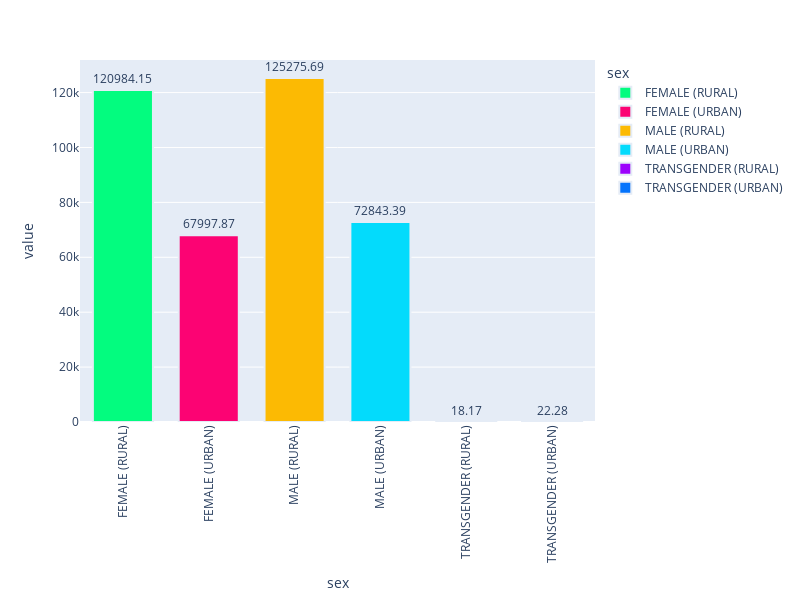

The notebook cell this image was saved under:
### Code cell
import plotly.express as px

# Calculate the mean values for 'value' by 'sex'
mean_values = melted_df.groupby('sex')['value'].mean().reset_index()

# Create a bar plot using Plotly Express
fig = px.bar(mean_values, x="sex", y="value", color ='sex', color_discrete_sequence=['#03fc7f', '#fc0373', '#fcba03', '#03dbfc', '#9d03fc', '#0373fc'])

# Customize the bar width if needed
fig.update_traces(marker=dict(line=dict(width=2)))
# bar width size
fig.update_traces(width=0.7)
# graph width and height
fig.update_layout(width=800, height=600)
# x axis ticks in the 90 degree angle
fig.update_layout(xaxis_tickangle=-90)
# Update the text values to display only 2 decimal places
fig.update_traces(texttemplate='%{y:.2f}', textposition='outside')
# Show the plot
fig.show()

### Figure 1 — Plotly figure (JSON) as saved in the notebook; plotly's stock layout.template omitted (floating-point values rounded to 4 significant figures)
{"data": [{"alignmentgroup": "True", "hovertemplate": "sex=%{x}<br>value=%{y}<extra></extra>", "legendgroup": "FEMALE (RURAL)", "marker": {"color": "#03fc7f", "line": {"width": 2}, "pattern": {"shape": ""}}, "name": "FEMALE (RURAL)", "offsetgroup": "FEMALE (RURAL)", "orientation": "v", "showlegend": true, "textposition": "outside", "texttemplate": "%{y:.2f}", "type": "bar", "width": 0.7, "x": ["FEMALE (RURAL)"], "xaxis": "x", "y": [121000.0], "yaxis": "y"}, {"alignmentgroup": "True", "hovertemplate": "sex=%{x}<br>value=%{y}<extra></extra>", "legendgroup": "FEMALE (URBAN)", "marker": {"color": "#fc0373", "line": {"width": 2}, "pattern": {"shape": ""}}, "name": "FEMALE (URBAN)", "offsetgroup": "FEMALE (URBAN)", "orientation": "v", "showlegend": true, "textposition": "outside", "texttemplate": "%{y:.2f}", "type": "bar", "width": 0.7, "x": ["FEMALE (URBAN)"], "xaxis": "x", "y": [68000.0], "yaxis": "y"}, {"alignmentgroup": "True", "hovertemplate": "sex=%{x}<br>value=%{y}<extra></extra>", "legendgroup": "MALE (RURAL)", "marker": {"color": "#fcba03", "line": {"width": 2}, "pattern": {"shape": ""}}, "name": "MALE (RURAL)", "offsetgroup": "MALE (RURAL)", "orientation": "v", "showlegend": true, "textposition": "outside", "texttemplate": "%{y:.2f}", "type": "bar", "width": 0.7, "x": ["MALE (RURAL)"], "xaxis": "x", "y": [125300.0], "yaxis": "y"}, {"alignmentgroup": "True", "hovertemplate": "sex=%{x}<br>value=%{y}<extra></extra>", "legendgroup": "MALE (URBAN)", "marker": {"color": "#03dbfc", "line": {"width": 2}, "pattern": {"shape": ""}}, "name": "MALE (URBAN)", "offsetgroup": "MALE (URBAN)", "orientation": "v", "showlegend": true, "textposition": "outside", "texttemplate": "%{y:.2f}", "type": "bar", "width": 0.7, "x": ["MALE (URBAN)"], "xaxis": "x", "y": [72840.0], "yaxis": "y"}, {"alignmentgroup": "True", "hovertemplate": "sex=%{x}<br>value=%{y}<extra></extra>", "legendgroup": "TRANSGENDER (RURAL)", "marker": {"color": "#9d03fc", "line": {"width": 2}, "pattern": {"shape": ""}}, "name": "TRANSGENDER (RURAL)", "offsetgroup": "TRANSGENDER (RURAL)", "orientation": "v", "showlegend": true, "textposition": "outside", "texttemplate": "%{y:.2f}", "type": "bar", "width": 0.7, "x": ["TRANSGENDER (RURAL)"], "xaxis": "x", "y": [18.17], "yaxis": "y"}, {"alignmentgroup": "True", "hovertemplate": "sex=%{x}<br>value=%{y}<extra></extra>", "legendgroup": "TRANSGENDER (URBAN)", "marker": {"color": "#0373fc", "line": {"width": 2}, "pattern": {"shape": ""}}, "name": "TRANSGENDER (URBAN)", "offsetgroup": "TRANSGENDER (URBAN)", "orientation": "v", "showlegend": true, "textposition": "outside", "texttemplate": "%{y:.2f}", "type": "bar", "width": 0.7, "x": ["TRANSGENDER (URBAN)"], "xaxis": "x", "y": [22.28], "yaxis": "y"}], "layout": {"barmode": "relative", "height": 600, "legend": {"title": {"text": "sex"}, "tracegroupgap": 0}, "margin": {"t": 60}, "width": 800, "xaxis": {"anchor": "y", "categoryarray": ["FEMALE (RURAL)", "FEMALE (URBAN)", "MALE (RURAL)", "MALE (URBAN)", "TRANSGENDER (RURAL)", "TRANSGENDER (URBAN)"], "categoryorder": "array", "domain": [0, 1], "tickangle": -90, "title": {"text": "sex"}}, "yaxis": {"anchor": "x", "domain": [0, 1], "title": {"text": "value"}}}}
